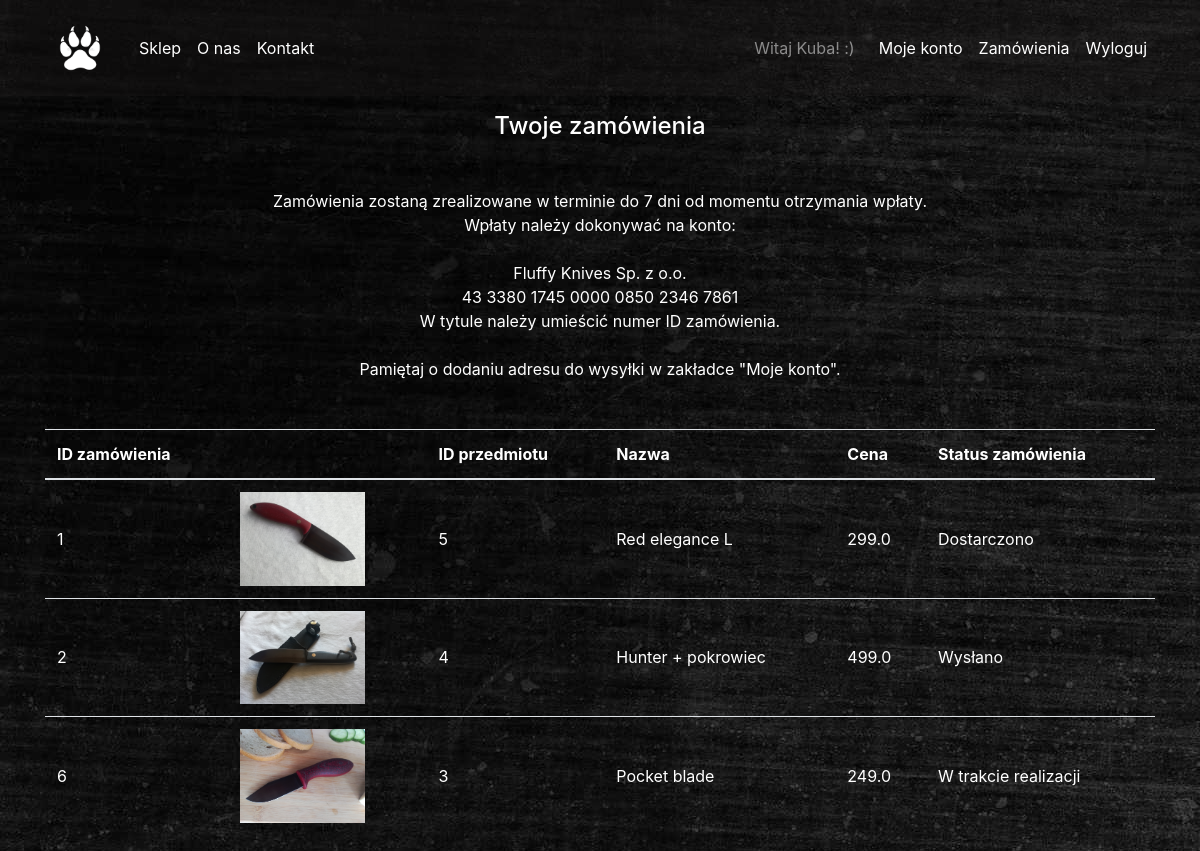
/cart (signed in), run on the app's committed database.
### app_files/db_models.py (models this page shows, shortened)
class User(db.Model, UserMixin):
    __tablename__ = 'User'
    id = db.Column(db.Integer, primary_key=True)
    username = db.Column(db.String(20), unique=True, nullable=False)
    email = db.Column(db.String(120), unique=True, nullable=False)
    password = db.Column(db.String(60), nullable=False)
    image_file = db.Column(db.String(20), nullable=False, default='defaultpp.jpg')
    adress = db.Column(db.String(200))
    phone = db.Column(db.String(20))
    is_admin = db.Column(db.Boolean, default=False)

class Order(db.Model):
    id = db.Column(db.Integer, primary_key=True)
    item_id = db.Column(db.ForeignKey('Item.id'))
    user_id = db.Column(db.ForeignKey('User.id'))
    status = db.Column(db.String, nullable=False, default='W trakcie realizacji')
    item = db.relationship('Item', backref="user_associations")
    user = db.relationship('User', backref="item_associations")

class Item(db.Model):
    __tablename__ = 'Item'
    id = db.Column(db.Integer, primary_key=True)
    name = db.Column(db.String(30), unique=True, nullable=False)
    main_description = db.Column(db.String(30))
    points_description = db.Column(db.String(200))
    image = db.Column(db.String(30), nullable=False)
    price = db.Column(db.Float, nullable=False)

### app_files/routes.py (the view)
@app.route('/cart', methods=['GET', 'POST'])
@login_required
def cart():
    if current_user.is_admin:
        return redirect(url_for('root'))
    if request.method == 'POST':  # if posted form from main.html
        ordered_item_id = int(request.form['ordered_item_id'])
        order = Order(item_id=ordered_item_id, user_id=current_user.id)
        db.session.add(order)
        db.session.commit()
    user_orders_list = (db.session.query(Order, Item)
                        .filter(Order.user_id == current_user.id)
                        .join(Item, Order.item_id == Item.id))
    return render_template('cart.html', user_orders_list=user_orders_list)

### app_files/db_models.py (called while the page is built)
@login_manager.user_loader
def load_user(user_id):
    return User.query.get(int(user_id))

### app_files/templates/cart.html
{% extends "layout.html" %}
{% block navbarposition %}
<nav class="navbar navbar-expand-md navbar-dark c-bg-light" id="navbarMain">
{% endblock %}
{% block content %}
  <div class="container">
	<h4 class="text-center mt-3 mb-5">Twoje zamówienia</h4>
    <p class="text-center mb-5">
      Zamówienia zostaną zrealizowane w terminie do 7 dni od momentu otrzymania wpłaty.<br/>
      Wpłaty należy dokonywać na konto:<br/><br/>
      Fluffy Knives Sp. z o.o.<br/>
      43 3380 1745 0000 0850 2346 7861<br/>
      W tytule należy umieścić numer ID zamówienia.<br/><br/>
      Pamiętaj o dodaniu adresu do wysyłki w zakładce "Moje konto".
    </p>
    <div class="table-responsive">
      <table class="table">
        <thead>
        <tr>
          <th scope="col">ID zamówienia</th>
          <th scope="col"></th>
          <th scope="col">ID przedmiotu</th>
          <th scope="col">Nazwa</th>
          <th scope="col">Cena</th>
          <th scope="col">Status zamówienia</th>
        </tr>
        </thead>
        <tbody>
        {% for i in user_orders_list %}
					<tr class="text-nowrap">
						<td class="align-middle">{{ i[0].id }}</td>
						<td><img class="img-fluid c-size-125 img-responsive"
										 src="{{url_for('static', filename='images/shop/'+ i[1].image)}}"
										 alt="Item image"></td>
						<td class="align-middle">{{ i[0].item_id }}</td>
						<td class="align-middle">{{ i[1].name }}</td>
						<td class="align-middle">{{ i[1].price }}</td>
						<td class="align-middle">{{ i[0].status }}</td>
					</tr>
        {% endfor %}
        </tbody>
      </table>
    </div>
  </div>
{% endblock content %}

### app_files/templates/layout.html (shortened to what this page needs)
<!DOCTYPE html>
<html lang="pl">
<head>
  <link rel="stylesheet" href="https://stackpath.bootstrapcdn.com/bootstrap/4.1.1/css/bootstrap.min.css"
>
  <link href="{{ url_for('static', filename='css/customstyle.css') }}" rel="stylesheet" type="text/css">
</head>
<body>
{% block navbarposition %}{% endblock %}
  <div class="container">
    <a class="navbar-brand" href="/#carouselMain">
      <img src="{{ url_for('static', filename='images/tigerfootprint.png') }}" width="70" height="70" alt="logo">
    </a>
    <div class="collapse navbar-collapse" id="navbarResponsive">
      <ul class="navbar-nav">
        <li class="nav-item">
          <a class="nav-link" href="/#shop">Sklep</a>
        </li>
        <li class="nav-item">
          <a class="nav-link text-nowrap" href="/#aboutus">O nas</a>
        </li>
        <li class="nav-item">
          <a class="nav-link" href="/#contact">Kontakt</a>
        </li>
      </ul>
      {% if current_user.is_admin %}
      <ul class="navbar-nav ml-auto">
        <span class="navbar-text mr-3">KONTO ADMINISTRATORA</span>
        <li class="nav-item">
          <a class="nav-link" href="{{ url_for('shopmanagement') }}">Zarządzaj sklepem</a>
        </li>
        <li class="nav-item">
          <a class="nav-link" href="{{ url_for('orders') }}">Zamówienia</a>
        </li>
        <li class="nav-item">
          <a class="nav-link" href="{{ url_for('logout') }}">Wyloguj</a>
        </li>
      </ul>
      {% elif current_user.is_authenticated %}
      <ul class="navbar-nav ml-auto">
        <span class="navbar-text mr-3">Witaj {{ current_user.username }}! :)</span>
        <li class="nav-item">
          <a class="nav-link" href="{{ url_for('account') }}">Moje konto</a>
        </li>
        <li class="nav-item">
          <a class="nav-link" href="{{ url_for('cart') }}">Zamówienia</a>
        </li>
        <li class="nav-item">
          <a class="nav-link" href="{{ url_for('logout') }}">Wyloguj</a>
        </li>
      </ul>
      {% endif %}
    </div>
  </div>
</nav>
{% block content %}{% endblock %}
</body>
</html>

### app_files/static/css/customstyle.css (style rules this page uses)
body { background-image: url("../images/bgimage.jpg"); color: white; }
#navbarMain .nav-link, #navbarMain .navbar-toggler { color: #fff; }
.c-bg-light { background-color: rgba(31, 29, 29, 0.3); }
.c-size-125 { max-height: 125px; max-width: 125px; }

### data on the page
User: username "Kuba"
Order: id "1", image (picture), item "5", name "Red elegance L", price "299.0", status "Dostarczono"
Order: id "2", image (picture), item "4", name "Hunter + pokrowiec", price "499.0", status "Wysłano"
Order: id "6", image (picture), item "3", name "Pocket blade", price "249.0", status "W trakcie realizacji"
